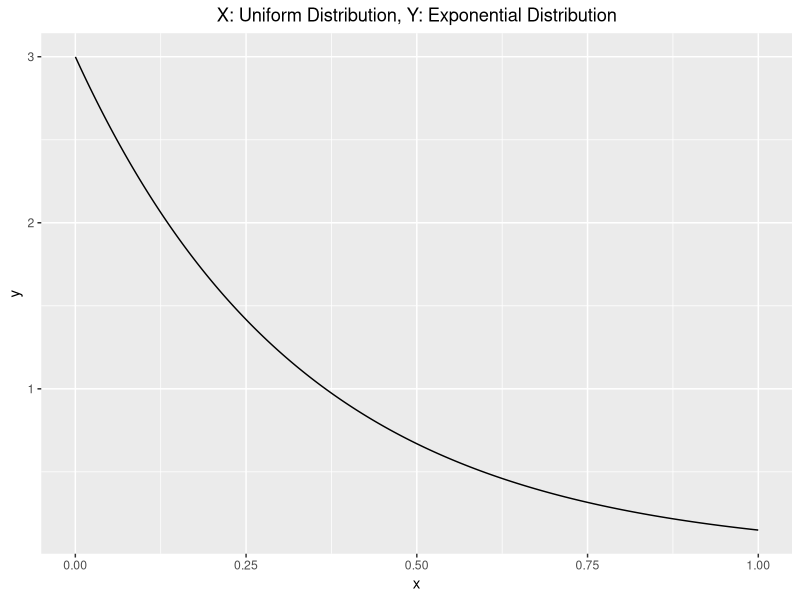
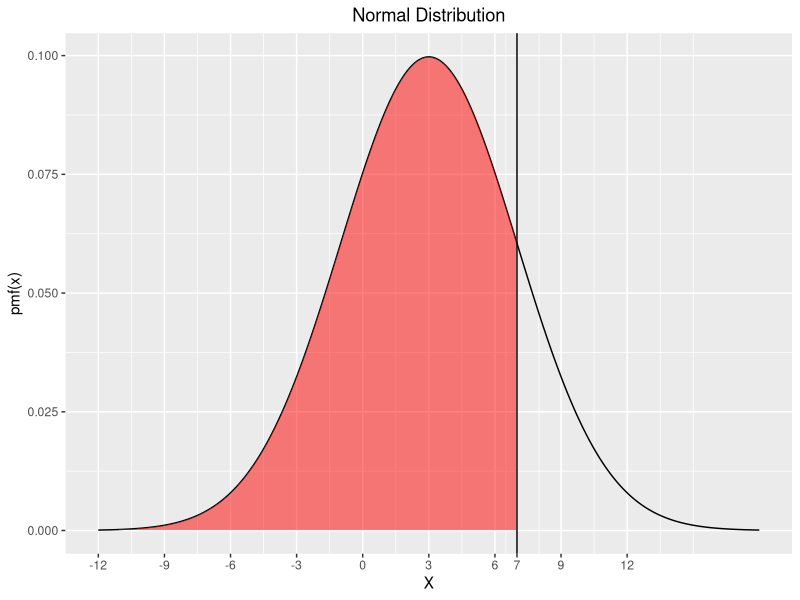
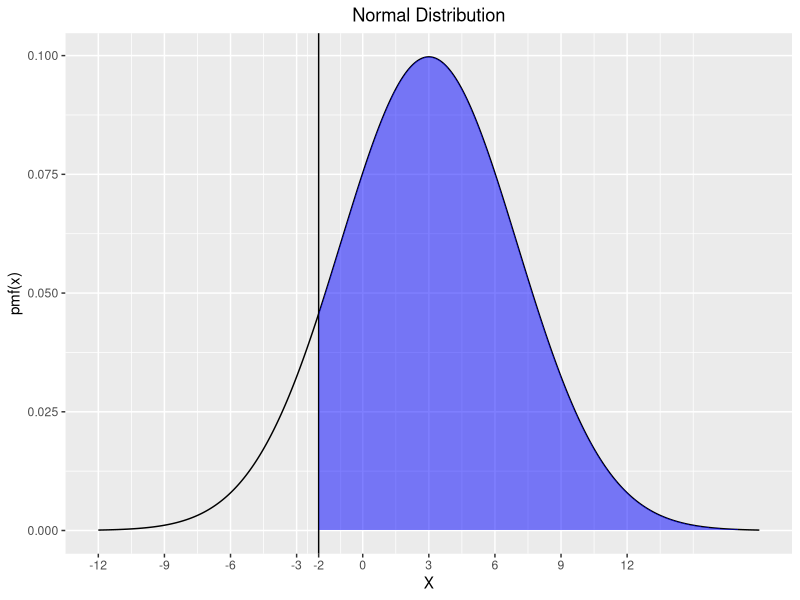
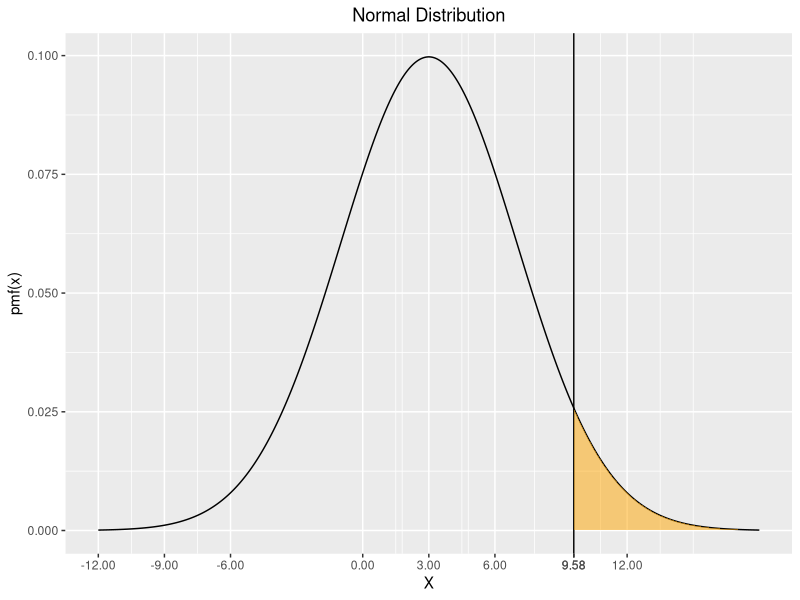
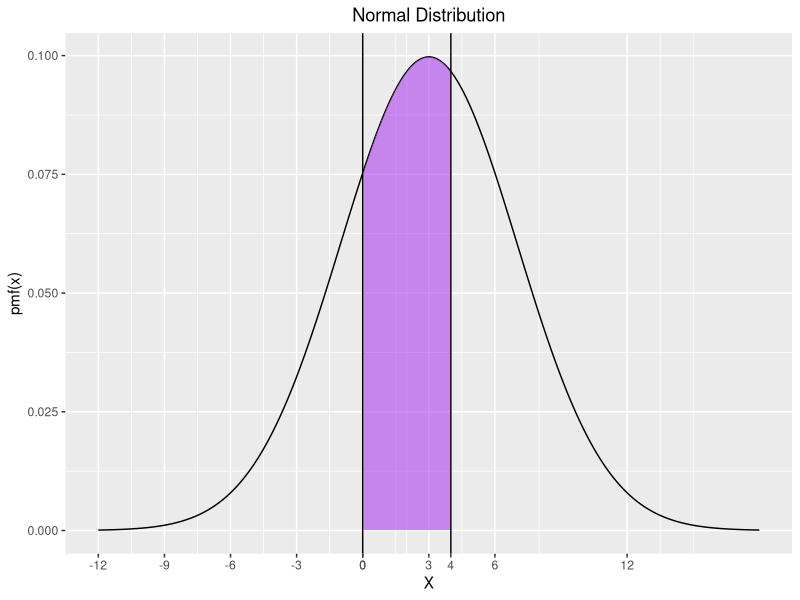
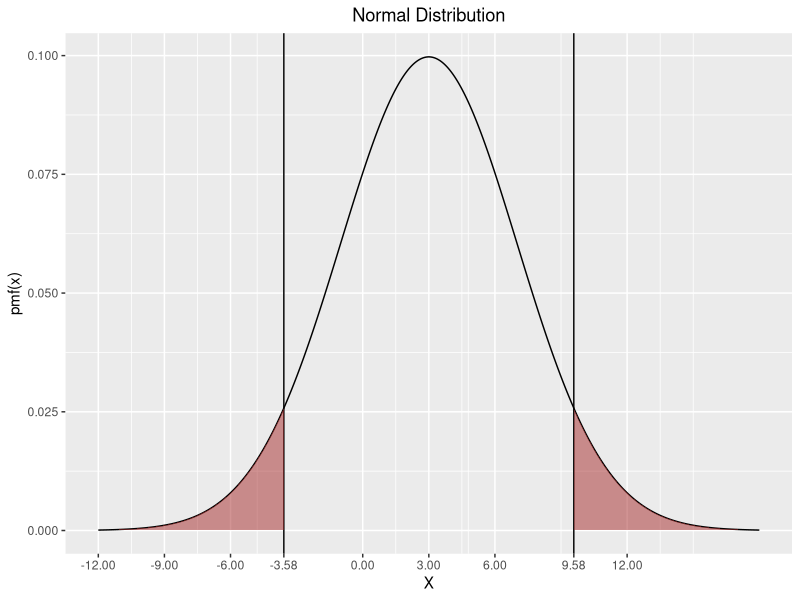

The R script that drew these images, in order:
## ---- chunk 1
library("ggplot2")
x<-runif(10000,min = 0,max = 1)
y<-dexp(x,rate = 3)
dat<-data.frame(x,y)
g<-ggplot(data=dat,aes(x=x,y=y))+ggtitle("X: Uniform Distribution, Y: Exponential Distribution")
g<-g+theme(plot.title = element_text(hjust = 0.5))+geom_line()
g

## ---- chunk 2

library("ggplot2")
## ---- chunk 3
x<-seq(-12,18,length = 1000)
y<-dnorm(x,mean=3,sd=sqrt(16))
dat<-data.frame(x,y)
g<-ggplot(data=dat,aes(x=x,y=y))+geom_line()+ggtitle("Normal Distribution")
g<-g+theme(plot.title = element_text(hjust = 0.5))
g<-g+xlab("X")+ylab("pmf(x)")+scale_x_continuous(breaks = c(-12,-9,-6,-3,0,3,6,7,9,12))
g<-g+geom_vline(xintercept = 7)
g<-g+geom_ribbon(data = dat[dat$x<7,],aes(x=x,ymax=y),ymin=0,fill="red", alpha=0.5)
g
pnorm((7-3)/(4),lower.tail = TRUE)
## ---- chunk 4
g<-ggplot(data=dat,aes(x=x,y=y))+geom_line()+ggtitle("Normal Distribution")
g<-g+theme(plot.title = element_text(hjust = 0.5))
g<-g+xlab("X")+ylab("pmf(x)")+scale_x_continuous(breaks = c(-12,-9,-6,-3,-2,0,3,6,9,12))
g<-g+geom_vline(xintercept = -2)
g<-g+geom_ribbon(data = dat[dat$x>-2,],aes(x=x,ymax=y),ymin=0,fill="blue", alpha=0.5)
g
#P(X>-2) = 1-P(X<=-2)
1-pnorm((-2-3)/(4),lower.tail = TRUE)
## ---- chunk 5
xx=qnorm(0.05,mean = 3,sd = 4,lower.tail = FALSE)
g<-ggplot(data=dat,aes(x=x,y=y))+geom_line()+ggtitle("Normal Distribution")
g<-g+theme(plot.title = element_text(hjust = 0.5))
g<-g+xlab("X")+ylab("pmf(x)")+scale_x_continuous(breaks=round(c(-12,-9,-6,xx,0,3,6,round(xx,2),12),2))+geom_vline(xintercept = xx)
g<-g+geom_ribbon(data = dat[dat$x>xx,],aes(x=x,ymax=y),ymin=0,fill="orange", alpha=0.5)
g
qnorm(0.05,mean = 3,sd = 4,lower.tail = FALSE)
## ---- chunk 6
xx=c(0,4)
g<-ggplot(data=dat,aes(x=x,y=y))+geom_line()+ggtitle("Normal Distribution")
g<-g+theme(plot.title = element_text(hjust = 0.5))
g<-g+xlab("X")+ylab("pmf(x)")+scale_x_continuous(breaks = c(-12,-9,-6,-3,0,3,6,round(xx,2),12))+geom_vline(xintercept = xx)
g<-g+geom_ribbon(data = dat[dat$x>0 & dat$x<4,],aes(x=x,ymax=y),ymin=0,fill="purple", alpha=0.5)
g
pnorm((4-3)/(4),lower.tail = TRUE)-pnorm((0-3)/(4),lower.tail = TRUE)
## ---- chunk 7
x_neg<-qnorm(0.05,mean = 3,sd = 4)
X_pos<-qnorm(0.05,mean = 3,sd = 4,lower.tail = FALSE)
xx<-round(c(x_neg,X_pos),2)
dat_red1<-dat[dat$x>X_pos,]
dat_red2<-dat[dat$x<x_neg,]
dat_red<-rbind(dat_red1,dat_red2)
g<-ggplot(data=dat,aes(x=x,y=y))+geom_line()+ggtitle("Normal Distribution")
g<-g+theme(plot.title = element_text(hjust = 0.5))
g<-g+xlab("X")+ylab("pmf(x)")+scale_x_continuous(breaks = c(-12,-9,-6,xx,0,3,6,12))
g<-g+geom_vline(xintercept = xx)
g<-g+geom_ribbon(data = dat_red1,aes(x=x,ymax=y),ymin=0,fill="brown", alpha=0.5)
g<-g+geom_ribbon(data = dat_red2,aes(x=x,ymax=y),ymin=0,fill="brown", alpha=0.5)
g
x_neg
X_pos
#Required x
